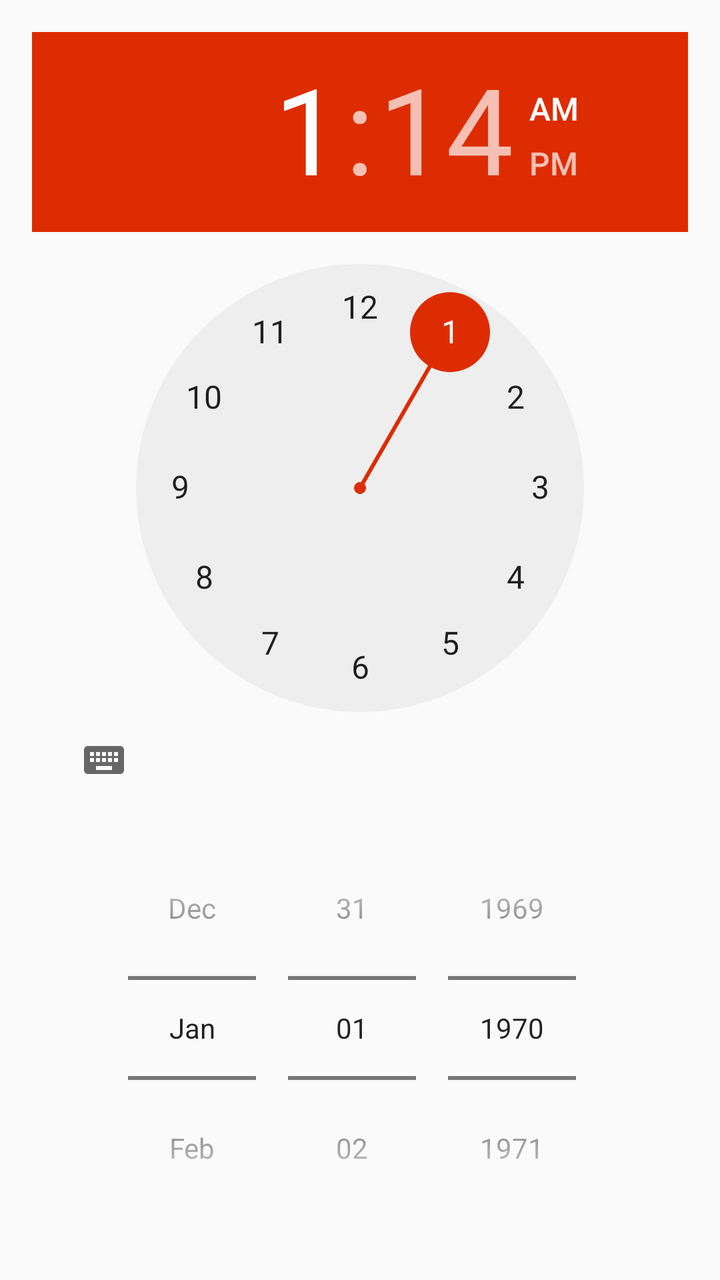
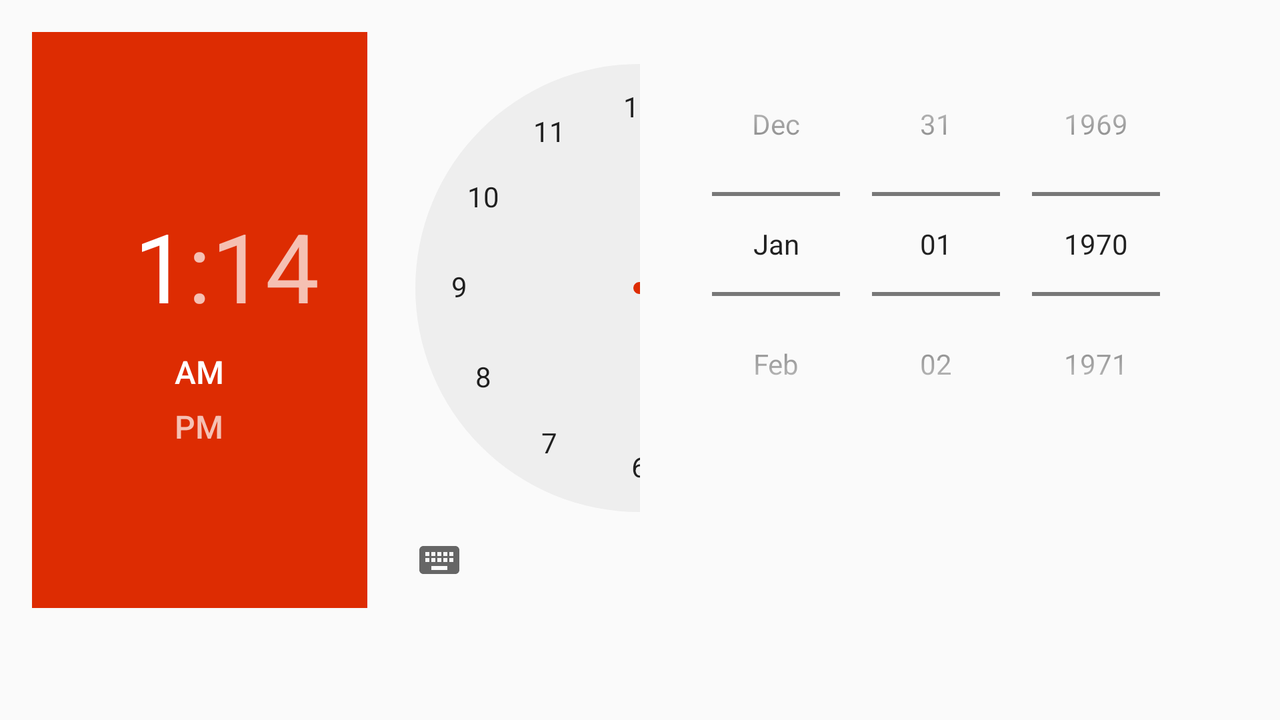

One screen, two layout resources from the same app: the default and the repository's alternative for another configuration. Each is rendered where Android would select it; the XML of both is given below.
<!-- AndroidManifest.xml: application theme AppTheme -->
<!-- res/layout/dialog_new_notification.xml -->
<ScrollView
    android:id="@+id/register_screen"
    android:layout_width="match_parent"
    android:layout_height="match_parent"
    android:orientation="vertical"
    android:layout_margin="@dimen/activity_reg_log_padding"
    android:fillViewport="true"
    xmlns:android="http://schemas.android.com/apk/res/android">
<LinearLayout xmlns:android="http://schemas.android.com/apk/res/android"
    android:orientation="vertical"
    android:layout_width="match_parent"
    android:layout_height="wrap_content"
    android:weightSum="2">
    <TimePicker
        android:layout_width="wrap_content"
        android:layout_height="wrap_content"
        android:id="@+id/timePicker"
        android:timePickerMode="clock"
        android:layout_gravity="center_horizontal"
        android:layout_weight="1"/>

    <DatePicker
        android:layout_width="wrap_content"
        android:layout_height="wrap_content"
        android:id="@+id/datePicker"
        android:layout_gravity="center_horizontal"
        android:datePickerMode="spinner"
        android:calendarViewShown="false"

        android:layout_weight="1"/>
</LinearLayout>
</ScrollView>
<!-- resources referenced by this layout -->
<resources>
  <dimen name="activity_reg_log_padding">16dp</dimen>
  <style name="AppTheme" parent="Theme.AppCompat.Light.NoActionBar">
          <item name="colorPrimary">@color/colorPrimary</item>
          <item name="colorPrimaryDark">@color/colorPrimaryDark</item>
          <item name="colorAccent">@color/colorAccent</item>
          <item name="drawerArrowStyle">@style/MyDrawerArrowToggle</item>
          <item name="windowActionModeOverlay">true</item>
      </style>
  <color name="colorPrimary">#42a5f6</color>
  <color name="colorPrimaryDark">#1E88E5</color>
  <color name="colorAccent">#dd2c02</color>
  <style name="MyDrawerArrowToggle" parent="Widget.AppCompat.DrawerArrowToggle">
          <item name="color">@color/color_drawer_arrow_toggle</item>
          <item name="spinBars">true</item>
      </style>
  <color name="color_drawer_arrow_toggle">#FFFFFF</color>
</resources>
<!-- res/layout-land/dialog_new_notification.xml (the repository's variant of the layout above) -->
<!-- drawn on the phone turned sideways -->
<ScrollView
    android:id="@+id/register_screen"
    android:layout_width="match_parent"
    android:layout_height="match_parent"
    android:orientation="vertical"
    android:layout_margin="@dimen/activity_reg_log_padding"
    android:fillViewport="true"
    xmlns:android="http://schemas.android.com/apk/res/android">
    <LinearLayout xmlns:android="http://schemas.android.com/apk/res/android"
        android:orientation="horizontal"
        android:layout_width="match_parent"
        android:layout_height="wrap_content"
        android:weightSum="2">
        <TimePicker
            android:layout_width="0dp"
            android:layout_height="wrap_content"
            android:id="@+id/timePicker"
            android:layout_gravity="center_horizontal"
            android:layout_weight="1"/>

        <DatePicker
            android:layout_width="0dp"
            android:layout_height="wrap_content"
            android:id="@+id/datePicker"
            android:layout_gravity="center_horizontal"
            android:datePickerMode="spinner"
            android:calendarViewShown="false"

            android:layout_weight="1"/>
    </LinearLayout>
</ScrollView>
